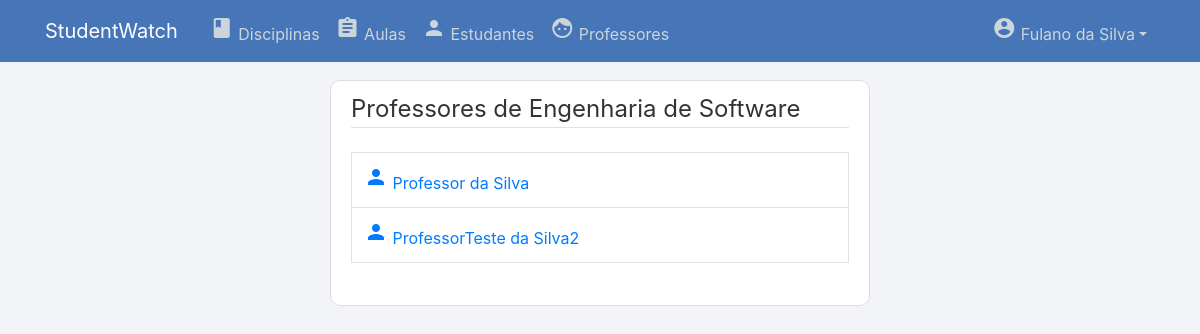
Page /gerenciarProfessor/1/ (signed in) on the committed database.
### users/models.py (models this page shows, shortened)
class User(AbstractUser):
    username = models.EmailField(_('username'), unique=False)
    email = models.EmailField(_('email address'), unique=True)
    tipo = models.CharField(max_length=100)

class ProfessorProfile(models.Model):
    user = models.OneToOneField(User, on_delete=models.CASCADE, null=True, related_name='professor_profile')
    campoextra = models.CharField(max_length=100, null=True)

### manager/models.py (models this page shows, shortened)
class Curso(models.Model):
    nome = models.CharField(max_length=100)
    descricao = models.TextField(max_length=500)
    coordenador = models.ForeignKey(CoordenadorProfile, on_delete=models.SET_NULL, null=True)

### manager/views.py (the view)
# urls.py: path('gerenciarProfessor/<int:curso_id>/', views.gerenciarProfessor, name='gerenciarProfessor'),
@login_required
@permission_required("users.view_professorprofile", raise_exception=True)
def gerenciarProfessor(request, curso_id):
    curso_id = curso_id
    curso = Curso.objects.get(id=curso_id)
    professores = []
    lista_professor_curso = Professor_curso.objects.all()
    for x in range(len(lista_professor_curso)-1, -1, -1):
        if(lista_professor_curso[x].curso.id == curso_id):
            professores.append(lista_professor_curso[x].professor)
    if(professores == []):
        professores = None
        messages.warning(request, f"Não há professores")
    context = {
        'professores': professores,
        'curso': curso
    }
    return render(request, 'manager/gerenciar-professor.html', context)

### manager/templates/manager/gerenciar-professor.html (shortened to what this page needs)
{% extends "page/base.html" %}
{% block content %}
    <div class="content-section">
        <fieldset class="form-group">
            <legend class="border-bottom mb-4">Professores de {{ curso.nome }}</legend>
            <table class="table table-bordered">
                {% for professor in professores %}
                <tr>
                    <td>
                        <a href="{% url 'professor-detail' curso_id=curso.id professor_id=professor.id %}"><span class="material-icons">person</span> {{ professor.user.first_name }} {{ professor.user.last_name }}</a>
                    </td>
                </tr>
                {% endfor %}
            </table>
        </fieldset>
    </div>
{% endblock content %}

### page/templates/page/base.html (shortened to what this page needs)
{% load static %}
<!DOCTYPE html>
<html lang="en">
<head>
    <link rel="stylesheet" href="https://stackpath.bootstrapcdn.com/bootstrap/4.1.3/css/bootstrap.min.css">
    <link rel="stylesheet" type="text/css" href="{% static 'page/main.css' %}">
    <link rel="stylesheet" href="https://code.jquery.com/ui/1.12.1/themes/base/jquery-ui.css" />
</head>
<body>
    <header class="site-header">
        <nav class="navbar navbar-expand-md navbar-dark bg-steel fixed-top">
          <div class="container">
            {% if user.is_authenticated and user.is_staff %}
              <a class="navbar-brand mr-4" href="{% url 'page-home' %}">StudentWatch | <b>Admin</b></a>
            {% else %}
              <a class="navbar-brand mr-4" href="{% url 'page-home' %}">StudentWatch</a>
            {% endif %}
            <div class="collapse navbar-collapse" id="navbarToggle">
              <div class="navbar-nav mr-auto">
              {% if user.is_authenticated and user.tipo == "Coordenador" %}
                  <a class="nav-item nav-link" href="{% url 'filtrarDisciplina' %}"><span class="material-icons">book</span> Disciplinas</a>
                  <a class="nav-item nav-link" href="{% url 'filtrarAula' %}"><span class="material-icons">assignment</span> Aulas</a>
                  <a class="nav-item nav-link" href="{% url 'filtrarEstudante' %}"><span class="material-icons">person</span> Estudantes</a>
                  <a class="nav-item nav-link" href="{% url 'filtrarProfessor' %}"><span class="material-icons">face</span> Professores</a>
              {% endif %}
              </div>
              <div class="navbar-nav">
                {% if user.is_authenticated %}
                  <div class="nav-item dropdown">
                    <a class="nav-link dropdown-toggle" data-toggle="dropdown" href="#" role="button" aria-haspopup="true" aria-expanded="false"><span class="material-icons">account_circle</span> {{ user.first_name }} {{ user.last_name }}</a>
                  </div>
                {% else %}
                  <a class="nav-item nav-link" href="{% url 'login' %}"><span class="material-icons">login</span></a>
                {% endif %}
              </div>
            </div>
          </div>
        </nav>
    </header>
    <main role="main" class="container">
        <div class="row">
          <div class="col-sm-3"></div>
          <div class="col-md-6">
            {% block content %}{% endblock %}
          </div>
          <div class="col-sm-3"></div>
        </div>
      </main>
</body>
</html>

### page/static/page/main.css (style rules this page uses)
body { background: #f2f4f7; color: #333333; margin-top: 5rem; }
.bg-steel { background-color: #4675b8; }
.site-header .navbar-nav .nav-link { color: #cbd5db; }
.content-section { background: #ffffff; padding: 10px 20px; border: 1px solid #dddddd; border-radius: 10px; margin-bottom: 20px; }

### rows in the picture
User: first_name "Fulano", last_name "da Silva"
Curso: nome "Engenharia de Software"
ProfessorProfile: user.first_name "Professor", user.last_name "da Silva"
ProfessorProfile: user.first_name "ProfessorTeste", user.last_name "da Silva2"
